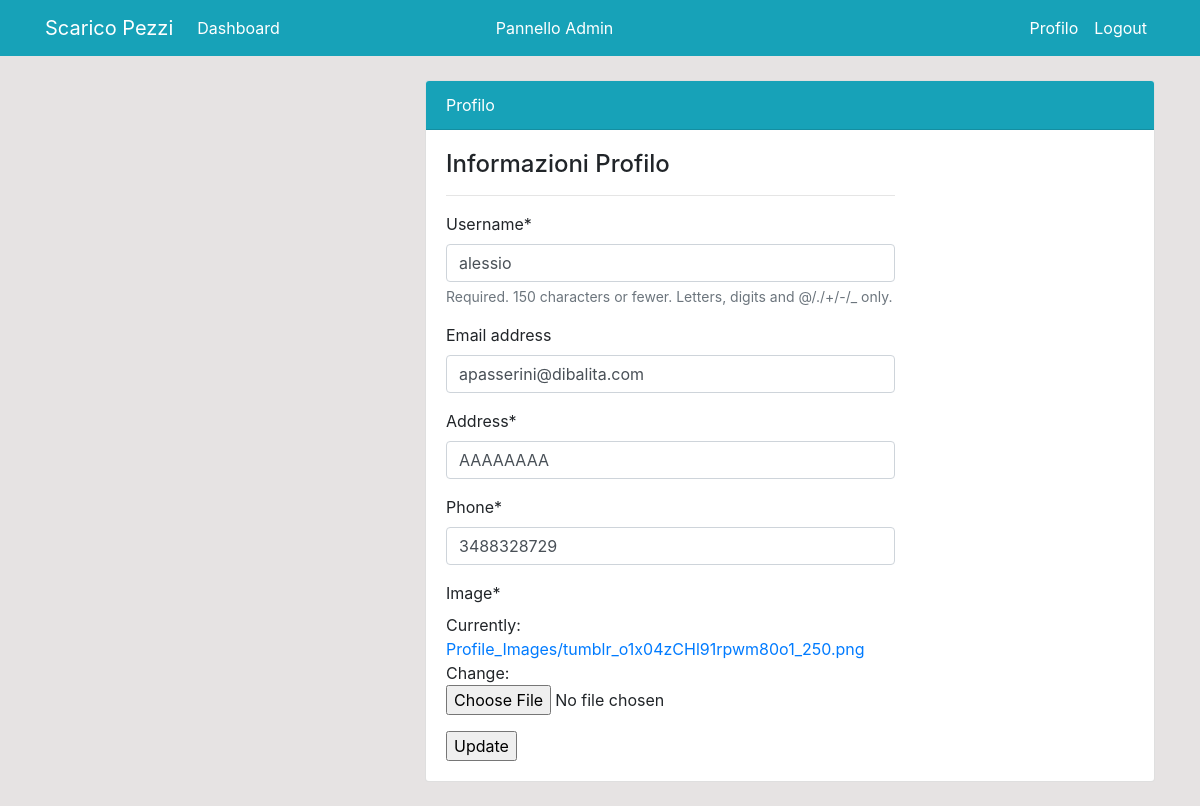
Before: /profile/update/ (signed in) with the older database file.
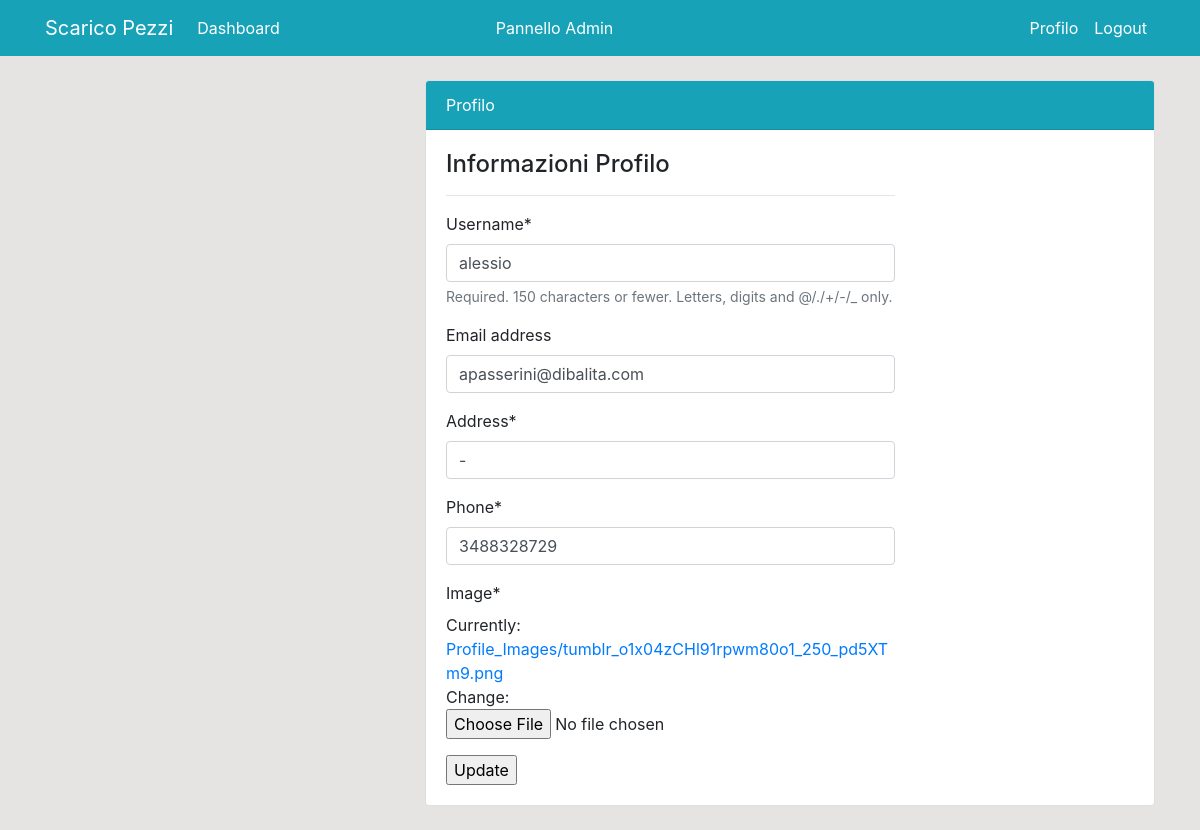
After: the same page with the newer database file.
### user/models.py (models this page shows, shortened)
class Profile(models.Model):
    staff = models.OneToOneField(User, on_delete=models.CASCADE, null=True)
    address = models.CharField(max_length=200, null=True)
    phone = models.CharField(max_length=20, null=True)
    image = models.ImageField(default='avatar.jpg', upload_to='Profile_Images')

### user/views.py (the view)
# urls.py: path('profile/update/', user_view.profile_update, name = 'user-profile-update'),
def profile_update(request):
    if request.method=='POST':
        user_form = UserUpdateForm(request.POST, instance=request.user)
        profile_form = ProfileUpdateForm(request.POST, request.FILES, instance=request.user.profile)
        if user_form.is_valid() and profile_form.is_valid():
            user_form.save()
            profile_form.save()
            return redirect('user-profile')
    else:
        user_form = UserUpdateForm(instance=request.user)
        profile_form = ProfileUpdateForm(instance=request.user.profile)
    context = {
        'user_form': user_form,
        'profile_form': profile_form,
    }
    return render(request, 'user/profile_update.html', context)

### user/forms.py
class UserUpdateForm(forms.ModelForm):
    class Meta:
        model = User
        fields = ['username', 'email']

class ProfileUpdateForm(forms.ModelForm):
    class Meta:
        model = Profile
        fields = ['address', 'phone', 'image']

### templates/user/profile_update.html (shortened to what this page needs)
{% extends 'partials/base.html' %}
{% load crispy_forms_tags %}
{% block content %}
    <div class="container">
        <div class="row my-4">
            <div class="col-md-4">
            </div>
            <div class="col-md-8">
                <div class="card">
                    <div class="card-header bg-info text-white">
                        Profilo
                    </div>
                    <div class="card-body">
                        <div class="row">
                            <div class="col-md-8">
                                <span class="h4">Informazioni Profilo</span>
                                <hr>
                                <form method="POST" enctype="multipart/form-data">
                                    {{ user_form | crispy }}
                                    {{ profile_form | crispy }}
                                <input class="btn-btn-info" type="submit" value="Update">
                                </form>
                            </div>
                        </div>
                    </div>
                </div>
            </div>
        </div>
    </div>
{% endblock %}

Changed rows visible on the page:
changed Profile: address "AAAAAAAA" → "-"
Other visible differences:
text no longer shown: "Address * Phone * Image * Currently: Profile_Images/tumblr_o1x04zCHl91rpwm80o1_250.png Change:"
text now shown: "Address * Phone * Image * Currently: Profile_Images/tumblr_o1x04zCHl91rpwm80o1_250_pd5XTm9.png Change:"
